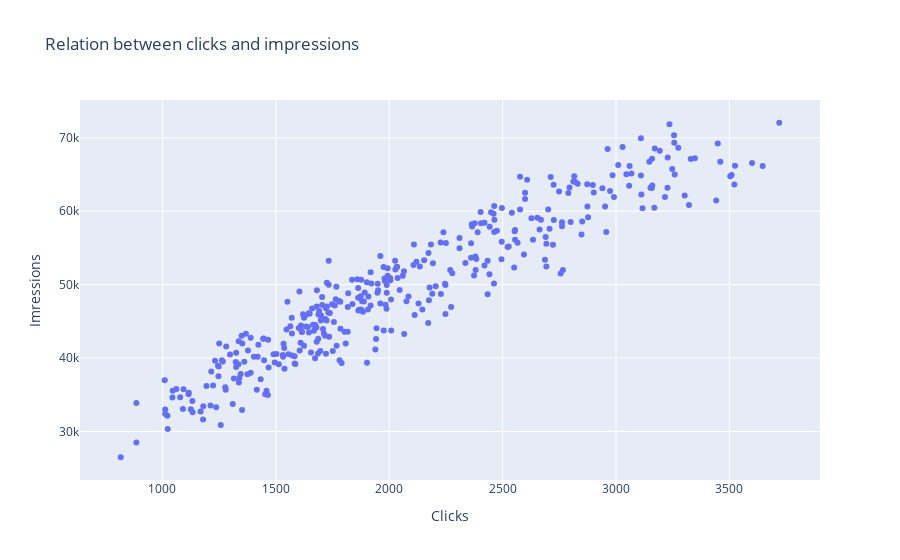

The notebook cell this image was saved under:
### Markdown cell above
Now, let’s have a look at the relationship between clicks and impressions:

### Code cell
fig_relation= px.scatter(data, x='Clicks', y='Impressions', title='Relation between clicks and impressions', labels={'Clicks':'Clicks','Impressions':'Impressions'})
fig_relation.update_layout(xaxis_title='Clicks', yaxis_title='Imressions')
fig_relation.show()

### Figure 1 — Plotly figure (JSON) as saved in the notebook; plotly's stock layout.template omitted (floating-point values rounded to 4 significant figures; data arrays with more than 128 entries replaced by an {"elided": "..."} marker saying what was removed)
{"data": [{"hovertemplate": "Clicks=%{x}<br>Impressions=%{y}<extra></extra>", "legendgroup": "", "marker": {"color": "#636efa", "symbol": "circle"}, "mode": "markers", "name": "", "orientation": "v", "showlegend": false, "type": "scatter", "x": {"elided": "365 int values"}, "xaxis": "x", "y": {"elided": "365 int values"}, "yaxis": "y"}], "layout": {"legend": {"tracegroupgap": 0}, "title": {"text": "Relation between clicks and impressions"}, "xaxis": {"anchor": "y", "domain": [0, 1], "title": {"text": "Clicks"}}, "yaxis": {"anchor": "x", "domain": [0, 1], "title": {"text": "Imressions"}}}}
